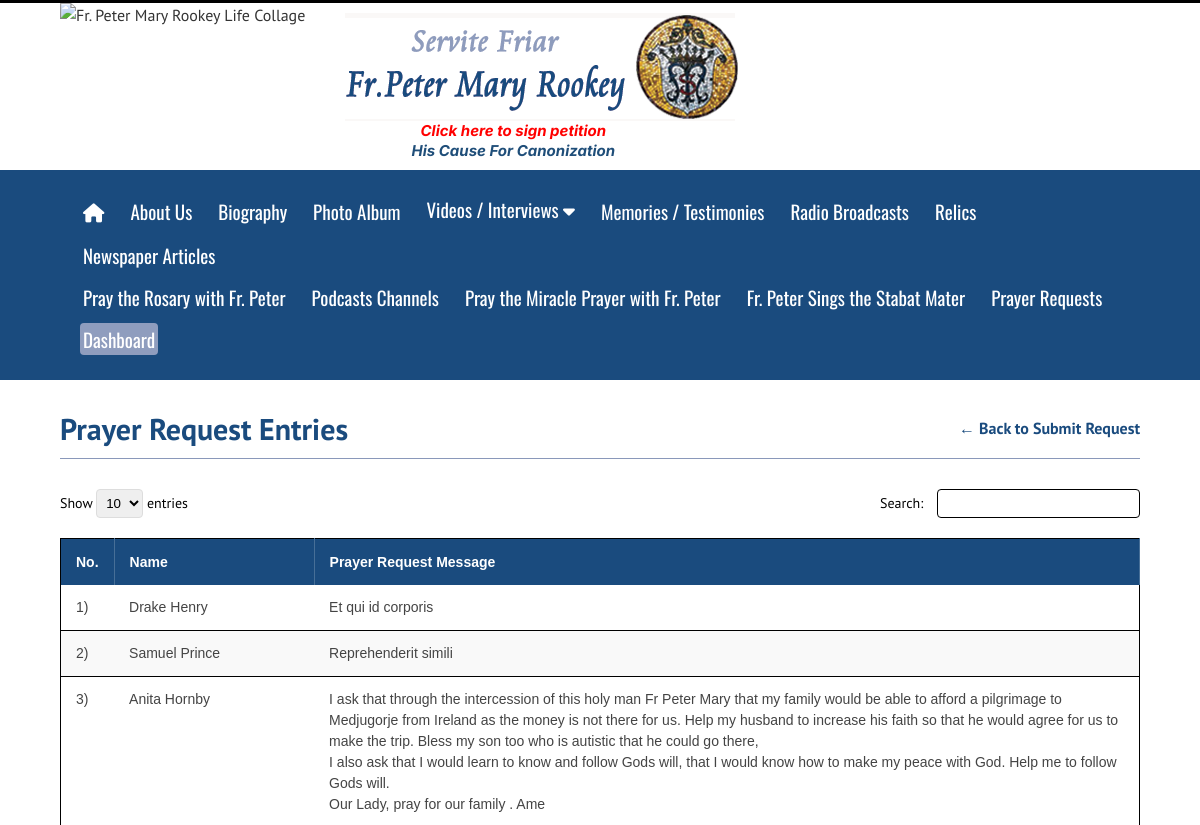
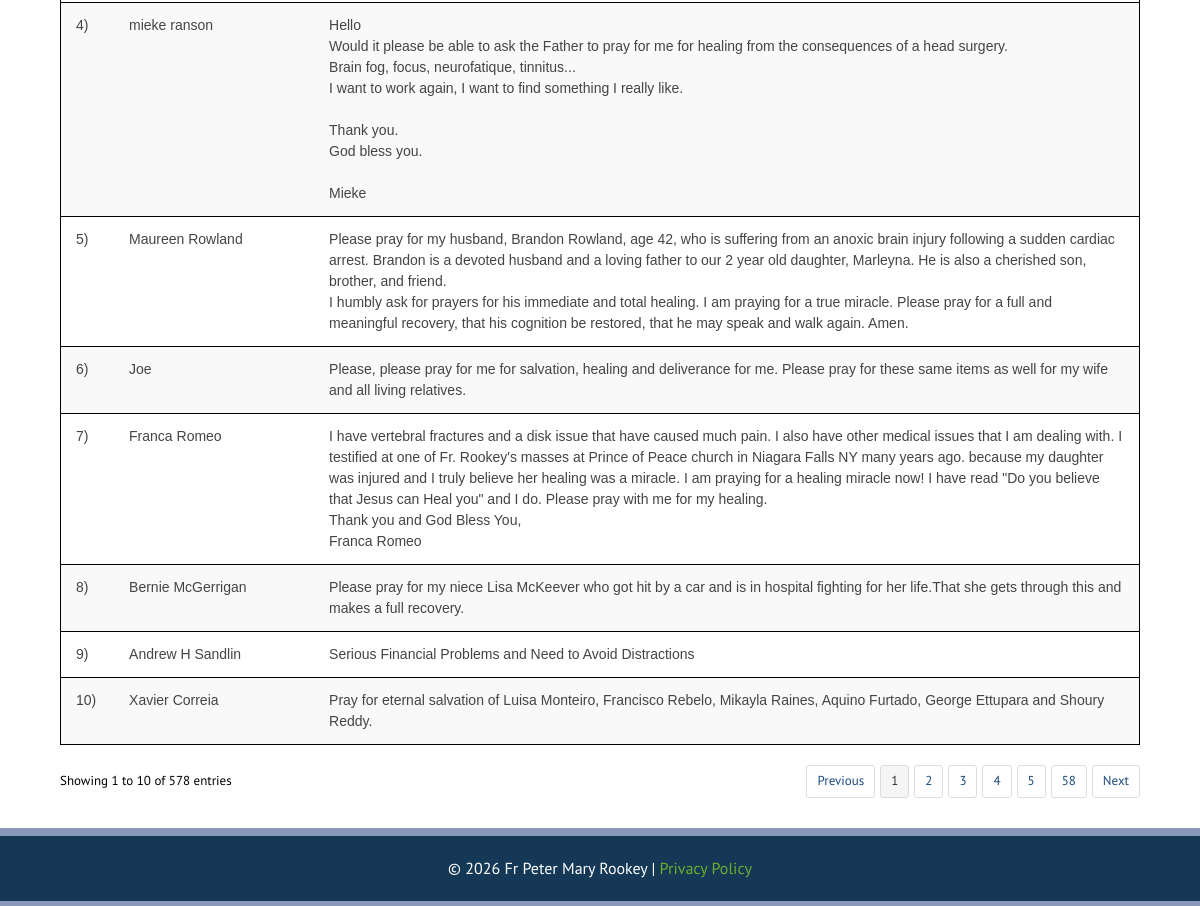
Before: /prayer-request-entries.php with the older database file (2 pictures, top to bottom).
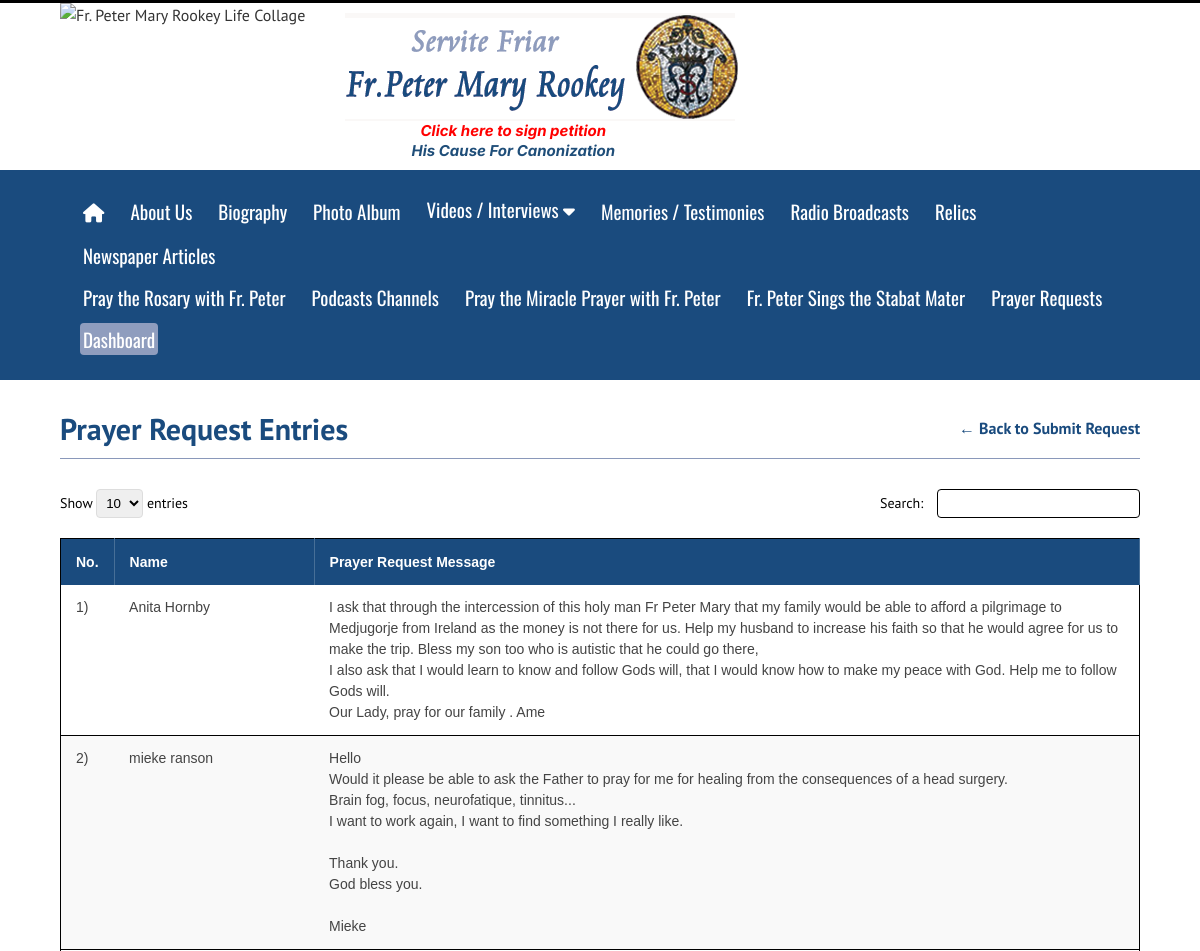
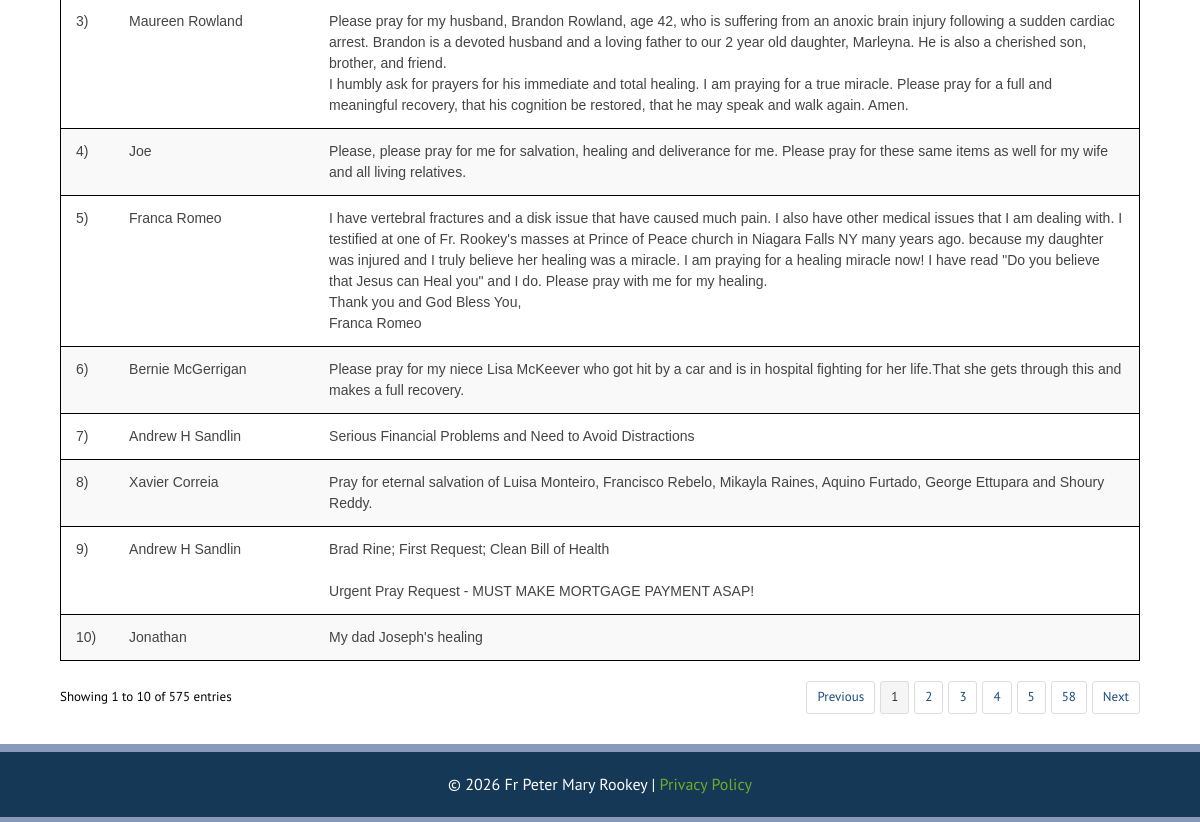
After: the same page with the newer database file (2 pictures, top to bottom).
### tables this page shows
CREATE TABLE IF NOT EXISTS `prayer_request` (
  `id` int unsigned NOT NULL AUTO_INCREMENT,
  `name` varchar(255) NOT NULL,
  `lname` varchar(255) DEFAULT NULL,
  `email` varchar(255) NOT NULL,
  `phone_number` varchar(50) DEFAULT NULL,
  `message` text,
  `created_at` timestamp NULL DEFAULT CURRENT_TIMESTAMP,
  PRIMARY KEY (`id`)
);

### prayer-request-entries.php (the view, shortened to what this page needs)
<?php
include 'config.php';
$limit = 10;
$page = isset($_GET['page']) ? (int)$_GET['page'] : 1;
$offset = ($page - 1) * $limit;
$search = isset($_GET['search']) ? mysqli_real_escape_string($conn, $_GET['search']) : '';
$where_clause = "";
$count_sql = "SELECT COUNT(*) as total FROM prayer_request $where_clause";
$count_res = mysqli_query($conn, $count_sql);
$count_row = mysqli_fetch_assoc($count_res);
$total_records = $count_row['total'];
$total_pages = ceil($total_records / $limit);
$data_sql = "SELECT * FROM prayer_request $where_clause ORDER BY id DESC LIMIT $offset, $limit";
$res_data = mysqli_query($conn, $data_sql);
?>
<!DOCTYPE html>
<html class="no-js" lang="en">
<head>
    <?php include 'includes/head-links.php'; ?>
</head>
<body>
    <?php include 'includes/header.php'; ?>
    <main class="prayer-entries-section">
        <div class="container">
            <div class="title-wrapper">
                <h1 class="blog-title">Prayer Request Entries</h1>
                <a href="prayer-requests.php" class="btn-back">&larr; Back to Submit Request</a>
            </div>
            <div class="table-controls">
                <div>
                     Show
                     <select onchange="window.location.href='?limit='+this.value">
                         <option value="10" <?php echo $limit == 10 ? 'selected' : ''; ?>>10</option>
                     </select>
                     entries
                </div>
                <div class="search-box">
                    <form action="" method="GET">
                        <label>Search: <input type="text" name="search" value="<?php echo htmlspecialchars($search); ?>"></label>
                    </form>
                </div>
            </div>
            <table class="entries-table">
                <thead>
                    <tr>
                        <th width="50">No.</th>
                        <th width="200">Name</th>
                        <th>Prayer Request Message</th>
                    </tr>
                </thead>
                <tbody>
                    <?php if(mysqli_num_rows($res_data) > 0): ?>
                        <?php
                        $i = $offset + 1;
                        while($row = mysqli_fetch_assoc($res_data)):
                        ?>
                        <tr>
                            <td><?php echo $i++; ?>)</td>
                            <td><?php echo htmlspecialchars($row['name']); ?></td>
                            <td><?php echo nl2br(htmlspecialchars($row['message'])); ?></td>
                        </tr>
                        <?php endwhile; ?>
                    <?php else: ?>
                        <tr>
                            <td colspan="3" style="text-align:center; padding: 30px;">No prayer requests found.</td>
                        </tr>
                    <?php endif; ?>
                </tbody>
            </table>
            <div class="pagination-info">
                <div>
                    Showing <?php echo $total_records > 0 ? $offset + 1 : 0; ?> to <?php echo min($offset + $limit, $total_records); ?> of <?php echo $total_records; ?> entries
                </div>
                <div class="pagination-links">
                    <?php if($page > 1): ?>
                        <a href="?page=<?php echo $page-1; ?>&search=<?php echo urlencode($search); ?>&limit=<?php echo $limit; ?>">Previous</a>
                    <?php else: ?>
                        <span class="disabled">Previous</span>
                    <?php endif; ?>
                    <?php for($p=1; $p<=$total_pages; $p++): ?>
                        <?php if($p == $page): ?>
                            <a href="#" class="active"><?php echo $p; ?></a>
                        <?php elseif($p <= 5 || $p > $total_pages - 1 || abs($page - $p) < 2): ?>
                             <a href="?page=<?php echo $p; ?>&search=<?php echo urlencode($search); ?>&limit=<?php echo $limit; ?>"><?php echo $p; ?></a>
                        <?php elseif(abs($page - $p) == 2): ?>
                             <span class="dots">...</span>
                        <?php endif; ?>
                    <?php endfor; ?>
                    <?php if($page < $total_pages): ?>
                         <a href="?page=<?php echo $page+1; ?>&search=<?php echo urlencode($search); ?>&limit=<?php echo $limit; ?>">Next</a>
                    <?php else: ?>
                        <span class="disabled">Next</span>
                    <?php endif; ?>
                </div>
            </div>
        </div>
    </main>
    <?php include 'includes/footer.php'; ?>
</body>
</html>

Changed rows visible on the page:
removed prayer_request: name "Drake Henry", message "Et qui id corporis"
removed prayer_request: name "Samuel Prince", message "Reprehenderit simili"
now on this page (row unchanged): prayer_request: name "Andrew H Sandlin", message "Brad Rine; First Request; Clean Bill of Health Urgent Pray Request - MUST MAKE MORTGAGE PAYMENT ASAP!"
now on this page (row unchanged): prayer_request: name "Jonathan", message "My dad Joseph's healing"
Other visible differences:
$total_records: "578" → "575"
